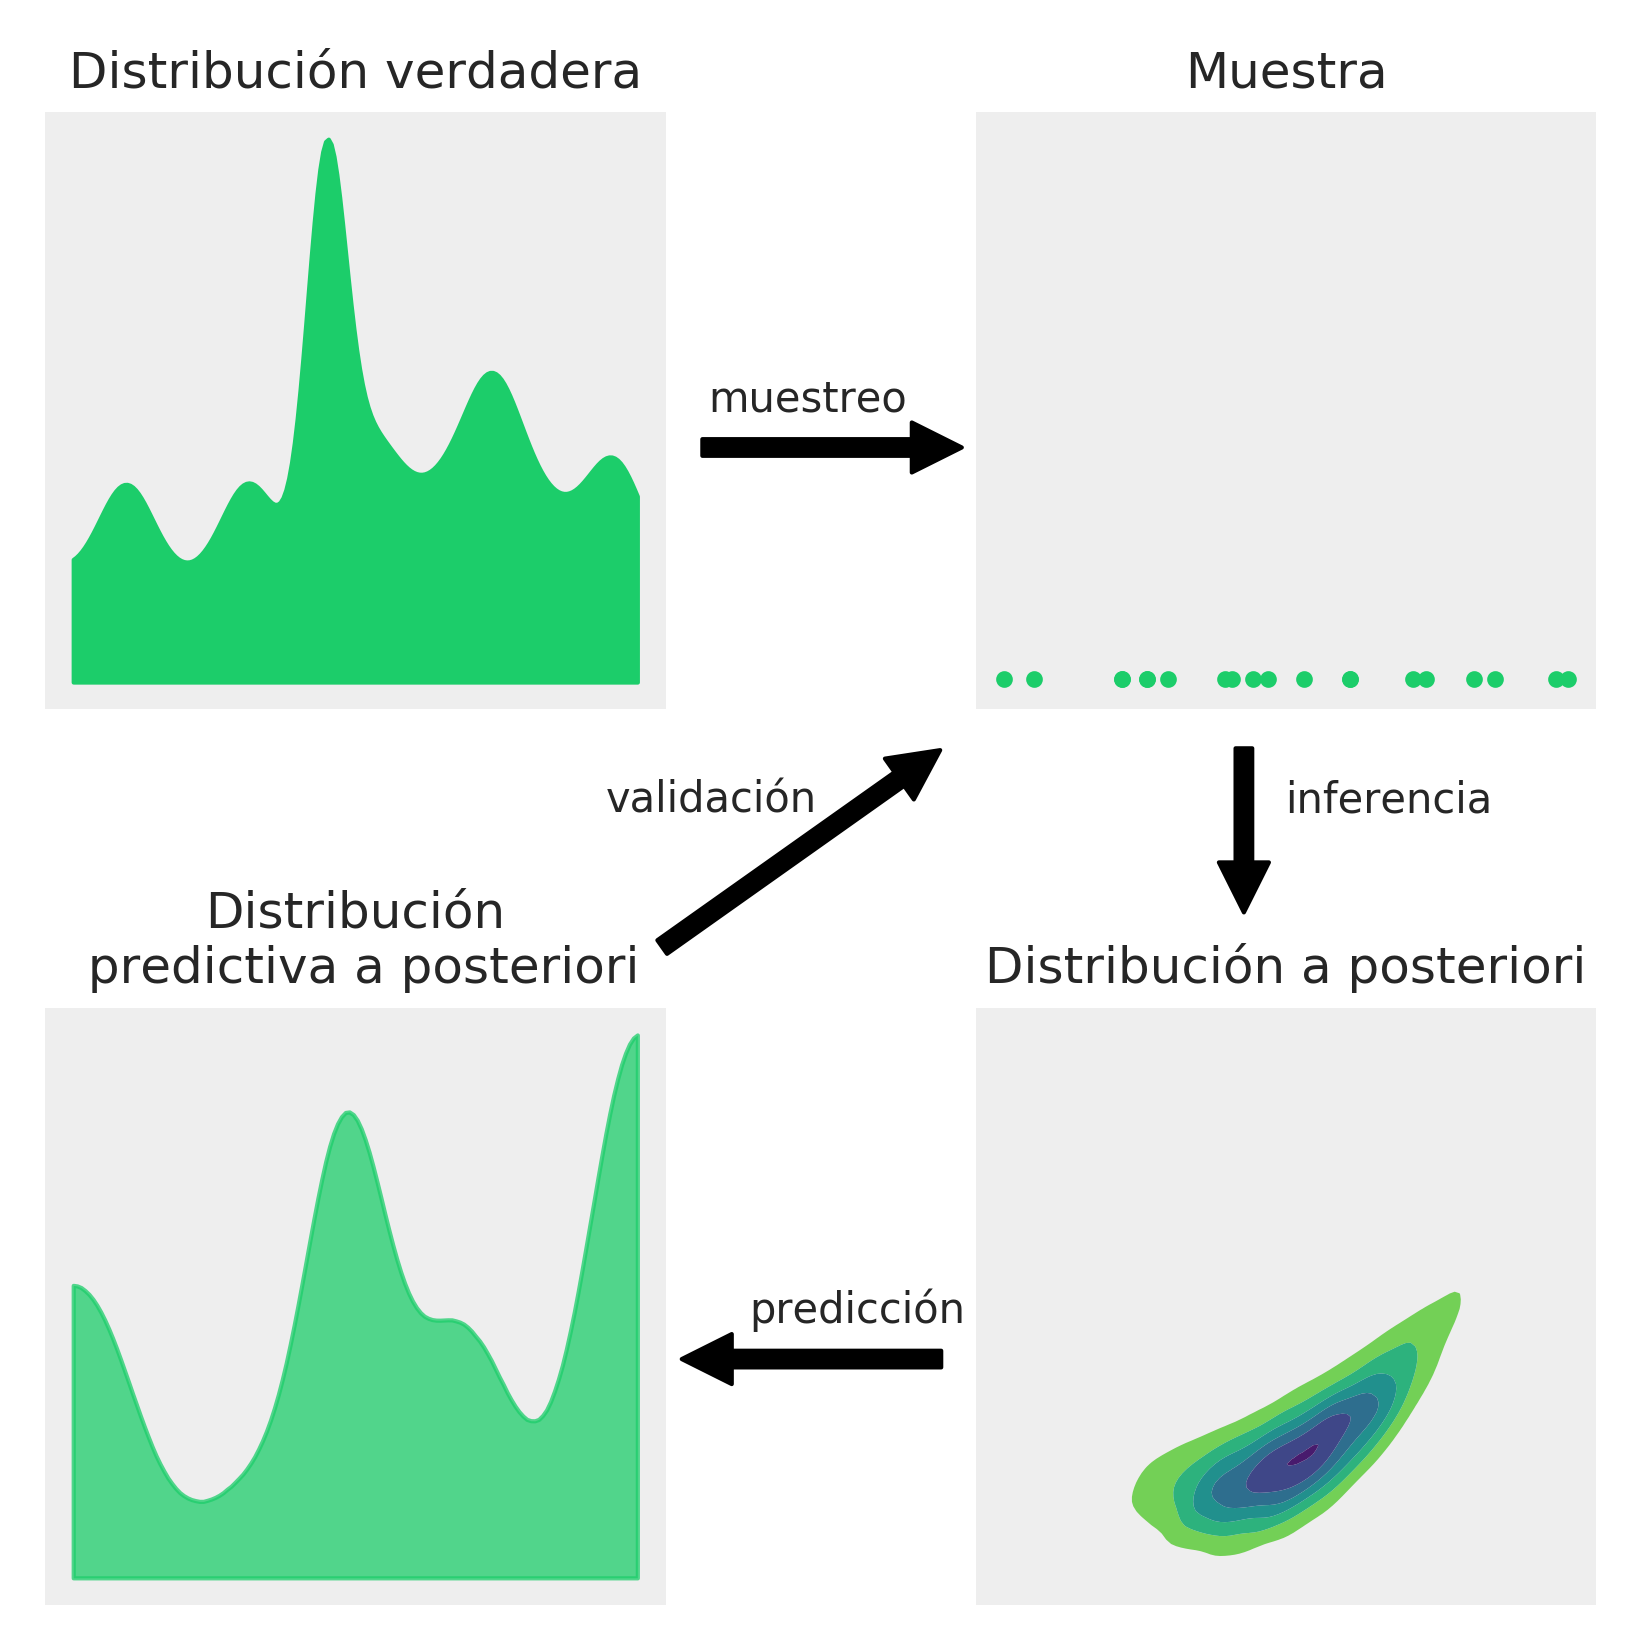

This figure's Python source:
import numpy as np
import arviz as az
from scipy import stats
import matplotlib.pyplot as plt
az.style.use('arviz-darkgrid')

import matplotlib as mpl
mpl.rc('image', cmap='viridis_r')

np.random.seed(42)
x_s = np.linspace(-4.5, 10, 200)

f, ax = plt.subplots(2, 2, figsize=(5.5, 5.5))

T0 = stats.norm(0, 1)
T1 = stats.norm(2, 0.5)
T2 = stats.norm(6, 2)

T = T0.pdf(np.sin(x_s)) * .35 + T1.pdf(x_s) * .35 + T2.pdf(x_s) * .4
T /= T.sum()
ax[0, 0].fill_between(x_s, T, alpha=1, color='C7')
ax[0, 0].set_xticks([])
ax[0, 0].set_yticks([])
ax[0, 0].set_title('Distribución verdadera', fontsize=12)

T_sample = np.random.choice(x_s, size=20, replace=True, p=T)
ax[0, 1].plot(T_sample, np.zeros_like(T_sample) + 0.05, '.', color='C7')
ax[0, 1].set_ylim(0, 1)
ax[0, 1].set_xticks([])
ax[0, 1].set_yticks([])
ax[0, 1].set_title('Muestra', fontsize=12)


cov = np.array([[1, 0.8 ],
                [0.8 ,1]])
xy = np.random.multivariate_normal([0, 0], cov, 10000)
u1 = xy[:,0]
u2 = xy[:,1]

a = 2
b = 0.15

x = u1 * a
y = (u2 / a) + b * (u1**2 + a**2)

az.plot_kde(x, y, ax=ax[1, 1], fill_last=False, contour_kwargs={'alpha':0})
ax[1, 1].set_xticks([])
ax[1, 1].set_yticks([])
ax[1, 1].set_title('Distribución a posteriori', fontsize=12)

T_ppc = np.random.choice(x_s, size=40, replace=True, p=T)
az.plot_kde(T_ppc, ax=ax[1, 0], bw=6, plot_kwargs={'color':'C7', 'alpha':0},
           fill_kwargs={'alpha': 0.75})

ax[1, 0].set_xticks([])
ax[1, 0].set_yticks([])
ax[1, 0].set_title('Distribución\n predictiva a posteriori', fontsize=12)
f.tight_layout()
plt.subplots_adjust(wspace=0.5, hspace=0.5)

ax[1, 0].text(11, 0.032, "muestreo")
ax[1, 0].annotate('', xy=(17.5, 0.031), xytext=(10.5, 0.031),
                 arrowprops=dict(facecolor='black', shrink=0.05),
                 annotation_clip=False)

ax[1, 0].text(25, 0.021, "inferencia")
ax[1, 0].annotate('', xy=(24, 0.018), xytext=(24, 0.023),
                  ha="center",
                 arrowprops=dict(facecolor='black', shrink=0.05),
                 annotation_clip=False)

ax[1, 0].text(12, 0.007, "predicción")
ax[1, 0].annotate('', xy=(10, 0.006), xytext=(17, 0.006),
                 arrowprops=dict(facecolor='black', shrink=0.05),
                 annotation_clip=False)

ax[1, 0].text(8.5, 0.021, "validación")
ax[1, 0].annotate('', xy=(17, 0.023), xytext=(9.5, 0.017),
                 arrowprops=dict(facecolor='black', shrink=0.05),
                 annotation_clip=False)

plt.savefig('bayesian_workflow.png', dpi=300)
